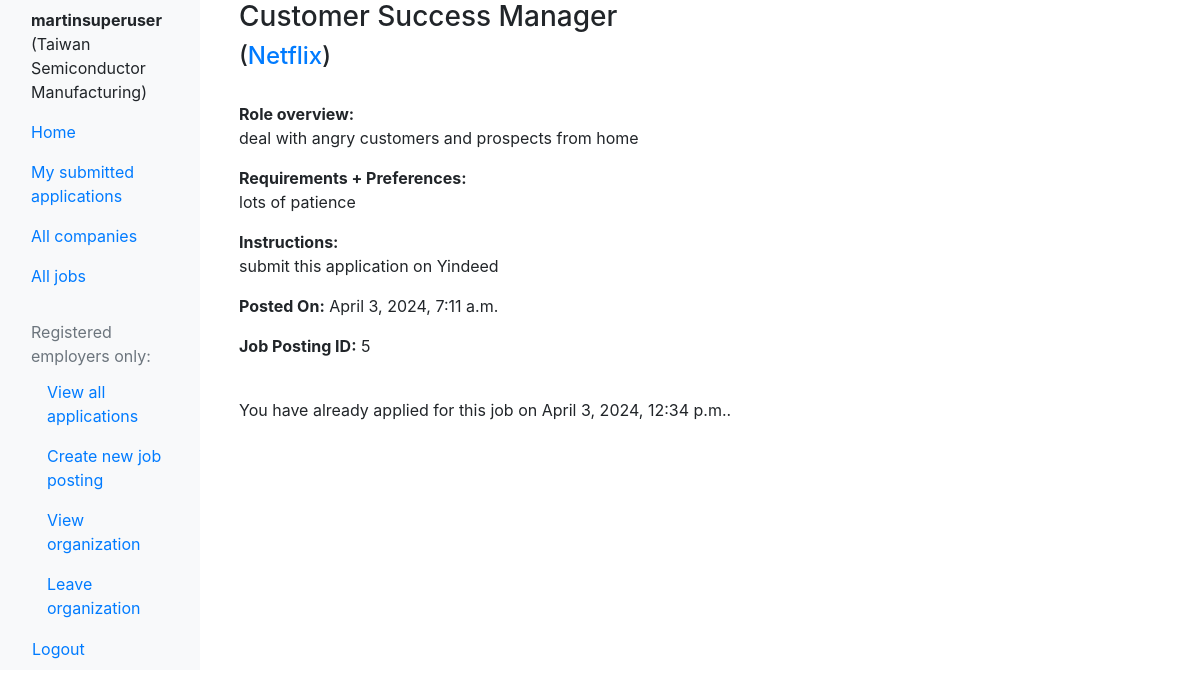
/jobs/job/5/ (signed in), run on the app's committed database.
### core/models.py (models this page shows)
class UserProfile(models.Model):
    user = models.OneToOneField(settings.AUTH_USER_MODEL, on_delete=models.CASCADE, related_name='profile')
    organization = models.ForeignKey('job_catalog.EmployerOrganization', on_delete=models.SET_NULL, null=True, blank=True, related_name='user_profiles')

### job_catalog/models.py (models this page shows, shortened)
class EmployerOrganization(models.Model):
    employer_org_name = models.CharField(max_length = 50)
    employer_org_description_box = models.TextField(
        default = 'Describe your organization, but not a specific role or requirements',
        blank = False  #we do not allow job posters to create employer orgs without a description
        )
    representative_claim_token = models.CharField(max_length = 16, default = "join")
    def __str__(self):
        return self.employer_org_name

class JobPosting(models.Model):
    organization = models.ForeignKey(EmployerOrganization, on_delete=models.CASCADE, default = 1)  #we wanted cascaded deletion but FYI django requires explicit selection of on_delete
    title = models.CharField(max_length=100)
    role_overview = models.TextField()
    role_requirements_and_preferences = models.TextField()
    action_steps = models.TextField()
    post_date = models.DateTimeField(auto_now=True)
    expiration_date = models.DateTimeField(default=timezone.now() + timezone.timedelta(days=90))
    is_active = models.BooleanField(default=True)

### job_applications/models.py (models this page shows, shortened)
class JobApplication(models.Model):
    user = models.ForeignKey(settings.AUTH_USER_MODEL, on_delete=models.CASCADE, related_name='job_applications')
    job_posting = models.ForeignKey(JobPosting, on_delete=models.CASCADE, related_name='applications')
    submit_date = models.DateTimeField(auto_now_add=True)
    def resume_upload_path(self, filename):
        return 'applicant_resumes/org_{0}/job_{1}/{2}'.format(
            self.job_posting.organization.id,
            self.job_posting.id,
            filename
        )
    resume = models.FileField(upload_to=resume_upload_path, null=True, blank=True)
    linkedin_url = models.URLField(max_length=250, blank=True)
    portfolio_url = models.URLField(max_length=250, blank=True)
    email_address = models.EmailField(max_length=50)
    phone_number = models.CharField(max_length=20)
    class Meta:
        unique_together = ('user', 'job_posting')

### job_catalog/views.py (the view)
# urls.py: path('job/<int:job_id>/', views.job_details, name='job_details'),
def job_details(request, job_id):
    job_instance = get_object_or_404(JobPosting, pk=job_id)
    user_has_applied = False
    application = None
    if request.user.is_authenticated:
        try:
            application = JobApplication.objects.get(job_posting=job_instance, user=request.user)
            user_has_applied = True
        except JobApplication.DoesNotExist:
            user_has_applied = False
    context = {
        'job_instance': job_instance,
        'user_has_applied': user_has_applied,
        'application': application,  # Optional: Only if you need more details from the application itself
    }
    return render(request, 'job_catalog/job_details.html', context)

### core/context_processors.py (called while the page is built)
def global_user_groups(request):
    is_job_poster = False
    if request.user.is_authenticated:
        is_job_poster = request.user.groups.filter(name='JobPosters').exists()
    return {
        'is_job_poster': is_job_poster,
    }

### templates/job_catalog/job_details.html (shortened to what this page needs)
{% extends 'base_generic.html' %}
{% block content %}
<div class="container">
    <h3>{{ job_instance.title }}</h3>
    <h4>(<a href="{% url 'job_catalog:company_details' company_id=job_instance.organization.id %}">{{ job_instance.organization }}</a>)</h4>
    <br>
    <p><strong>Role overview:</strong><br>{{ job_instance.role_overview }}</p>
    <p><strong>Requirements + Preferences:</strong><br>{{ job_instance.role_requirements_and_preferences }}</p>
    <p><strong>Instructions:</strong><br>{{ job_instance.action_steps }}</p>
    <p><strong>Posted On:</strong> {{ job_instance.post_date }}</p>
    <p><strong>Job Posting ID:</strong> {{ job_instance.id }}</p>
    <br>
    {% if user.is_authenticated %}
        {% if user_has_applied %}
            <p>You have already applied for this job on {{ application.submit_date }}.</p>
        {% else %}
            <a href="{% url 'job_applications:apply_for_job' job_posting_id=job_instance.id %}" class="btn btn-primary">Apply for This Job</a>
        {% endif %}
    {% else %}
        <p>To apply for this role, <a href="{% url 'core:login_start' %}">log in</a> first.</p>
    {% endif %}
</div>
{% endblock %}

### templates/base_generic.html (shortened to what this page needs)
<!DOCTYPE html>
<html lang="en">
<head>
    {% load static %}
    <link href="https://stackpath.bootstrapcdn.com/bootstrap/4.5.2/css/bootstrap.min.css" rel="stylesheet">
    <link href="{% static 'css/styles.css' %}" rel="stylesheet">
</head>
<body>
    <div class="container-fluid">
        <div class="row">
            <nav class="col-md-2 d-none d-md-block bg-light sidebar">
                {% if request.user.is_authenticated %}
                    <div class="welcome-message py-2 px-3">
                        <strong>{{ request.user.username }}</strong>
                        {% if request.user.profile.organization %}
                            ({{ request.user.profile.organization.employer_org_name }})
                        {% endif %}
                    </div>
                {% endif %}
                <div class="sidebar-sticky">
                    <ul class="nav flex-column">
                        <li class="nav-item">
                            <a class="nav-link active" href="{% url 'core:home' %}">Home</a>
                        </li>
                        <li class="nav-item">
                            <a class="nav-link" href="{% url 'job_applications:my_job_applications' %}">My submitted applications</a>
                        </li>
                        <li class="nav-item">
                            <a class="nav-link" href="{% url 'job_catalog:all_companies' %}">All companies</a>
                        </li>
                        <li class="nav-item">
                            <a class="nav-link" href="{% url 'job_catalog:all_jobs' %}">All jobs</a>
                        </li>
                        {% if request.user.is_authenticated %}
                            {% if not is_job_poster %}
                                <li class="nav-item sidebar-heading px-3 mt-4 mb-1 text-muted">
                                    Prospective employers only:
                                </li>
                                <li class="nav-item">
                                    <a class="nav-link ml-3" href="{% url 'core:claim_organization' %}">Claim organization</a>
                                </li>
                                <li class="nav-item">
                                    <a class="nav-link ml-3" href="{% url 'job_catalog:create_organization' %}">Create organization</a>
                                </li>
                            {% else %}
                                <li class="nav-item sidebar-heading px-3 mt-4 mb-1 text-muted">
                                    Registered employers only:
                                </li>
                                <li class="nav-item">
                                    <a class="nav-link ml-3" href="{% url 'job_applications:employer_applications' %}">View all applications</a>
                                </li>
                                <li class="nav-item">
                                    <a class="nav-link ml-3" href="{% url 'job_catalog:create_job_posting' %}">Create new job posting</a>
                                </li>
                                <li class="nav-item">
                                    <a class="nav-link ml-3" href="{% url 'job_catalog:company_details' company_id=request.user.profile.organization.id %}">View organization</a>
                                </li>
                                <li class="nav-item">
                                    <a class="nav-link ml-3" href="{% url 'core:leaving_organization' %}">Leave organization</a>
                                </li>
                            {% endif %}
                            <li class="nav-item">
                                <form action="{% url 'core:logout' %}" method="post">
                                    <button type="submit" class="btn btn-link nav-link px-3">Logout</button>
                                </form>
                            </li>
                        {% endif %}
                    </ul>
                </div>
            </nav>
            <main role="main" class="col-md-9 ml-sm-auto col-lg-10 px-md-4">
                {% block content %}{% endblock content %}
            </main>
        </div>
    </div>
</body>
</html>

### data on the page
JobPosting: title "Customer Success Manager", organization "Netflix", role_overview "deal with angry customers and prospects from home", role_requirements_and_preferences "lots of patience", action_steps "submit this application on Yindeed", post_date "April 3, 2024, 7:11 a.m.", id "5"
JobApplication: submit_date "April 3, 2024, 12:34 p.m."

### other printed values
{{ request.user.username }} "martinsuperuser"
{{ request.user.profile.organization.employer_org_name }} "Taiwan Semiconductor Manufacturing"
